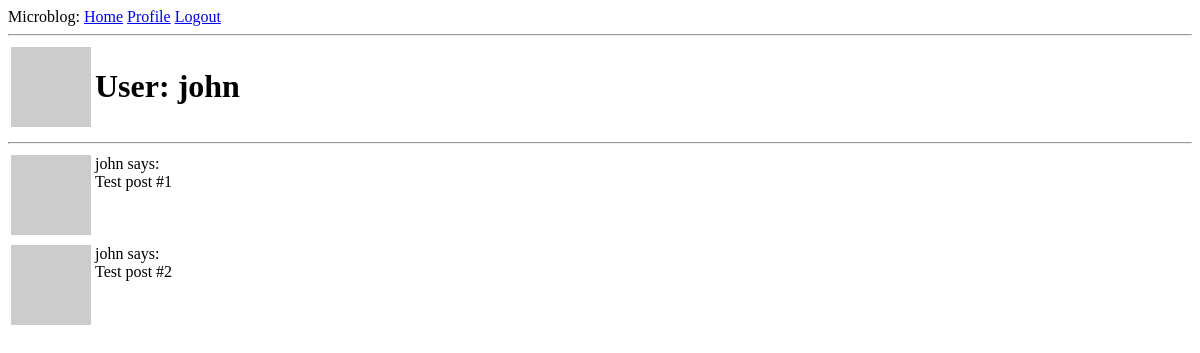
Before: /user/john (signed in) with the older database file.
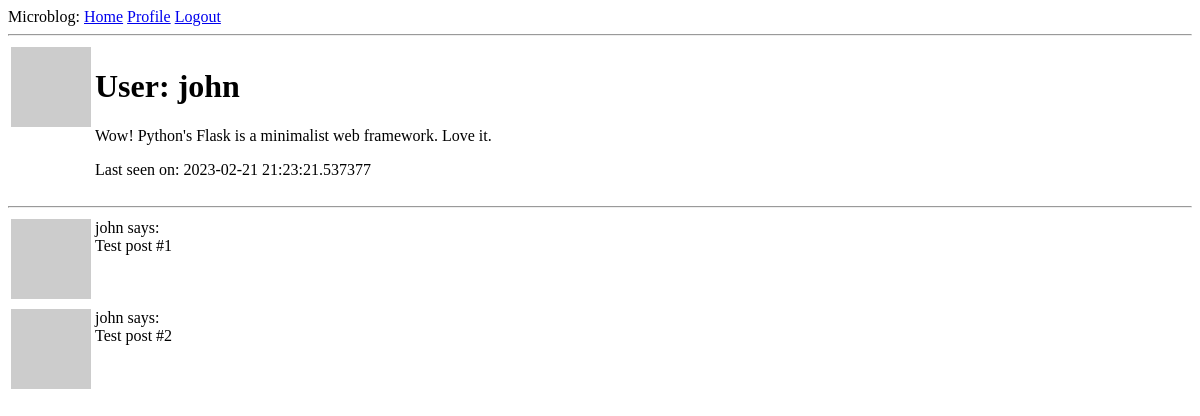
After: the same page with the newer database file.
### app/models.py (models this page shows, shortened)
class User(UserMixin, db.Model):
  id = db.Column(db.Integer, primary_key=True)
  username = db.Column(db.String(64), index=True, unique=True)
  email = db.Column(db.String(120), index=True, unique=True)
  password_hash = db.Column(db.String(128))
  posts = db.relationship("Post", backref="author", lazy="dynamic")
  about_me = db.Column(db.String(140))
  last_seen = db.Column(db.DateTime, default=datetime.utcnow)
  followed = db.relationship("User",
                             secondary=followers,
                             primaryjoin=(followers.c.follower_id == id),
                             secondaryjoin=(followers.c.followed_id == id),
                             backref=db.backref("followers", lazy="dynamic"),
                             lazy="dynamic")
  def avatar(self, size):
    digest = md5(self.email.lower().encode("utf-8")).hexdigest()
    return f"https://www.gravatar.com/avatar/{digest}?d=identicon&s={size}"

### app/routes.py (the view)
@app.route("/user/<username>")
@login_required
def user(username):
  user = db.first_or_404(db.select(User).filter_by(username=username))
  posts = [{
    "author": user,
    "body": "Test post #1"
  }, {
    "author": user,
    "body": "Test post #2"
  }]
  return render_template("user.html", user=user, posts=posts)

### app/models.py (called while the page is built)
@login.user_loader
def load_user(id):
  return User.query.filter_by(id=int(id)).first()

### app/routes.py (called while the page is built)
@app.before_request
def before_request():
  if current_user.is_authenticated:
    current_user.last_seen = datetime.utcnow()
    db.session.commit()

### app/templates/user.html (shortened to what this page needs)
{% extends "base.html" %}
{% block content %}
  <table>
    <tr valign="top">
      <td>
        <img src="{{ user.avatar(128) }}" alt="">
      </td>
      <td>
        <h1>User: {{ user.username }}</h1>
        {% if user.about_me %}
          <p>
            {{ user.about_me }}
          </p>
        {% endif %}
        {% if user.last_seen %}
          <p>Last seen on:
            {{ user.last_seen }}
          </p>
        {% endif %}
      </td>
    </tr>
  </table>
  <hr>
  {% for post in posts %}
    {% include "_post.html" %}
  {% endfor %}
{% endblock %}

### app/templates/base.html (shortened to what this page needs)
<!DOCTYPE html>
<html lang="en">
<head>
</head>
<body>
  <div>
    <div>
      Microblog:
      <a href="{{ url_for('index') }}">Home</a>
      {% if current_user.is_anonymous %}
      <a href="{{ url_for('login') }}">Login</a>
      {% else %}
      <a href="{{ url_for('user', username=current_user.username) }}">Profile</a>
      <a href="{{ url_for('logout') }}">Logout</a>
      {% endif %}
      </div>
    <hr>
    {% block content %}{% endblock %}
  </div>
</body>
</html>

### app/templates/_post.html
<table>
  <tr valign="top">
    <td>
      <img src="{{ post.author.avatar(36) }}" alt="">
    </td>
    <td>
      {{ post.author.username }} says: <br>{{ post.body }}
    </td>
  </tr>
</table>

Changed rows visible on the page:
changed User "john": about_me (not shown) → "Wow! Python's Flask is a minimalist web framework. Love it."; last_seen (not shown) → "2023-02-21 21:23:21.537377"
Other visible differences:
text now shown: "Last seen on:"
